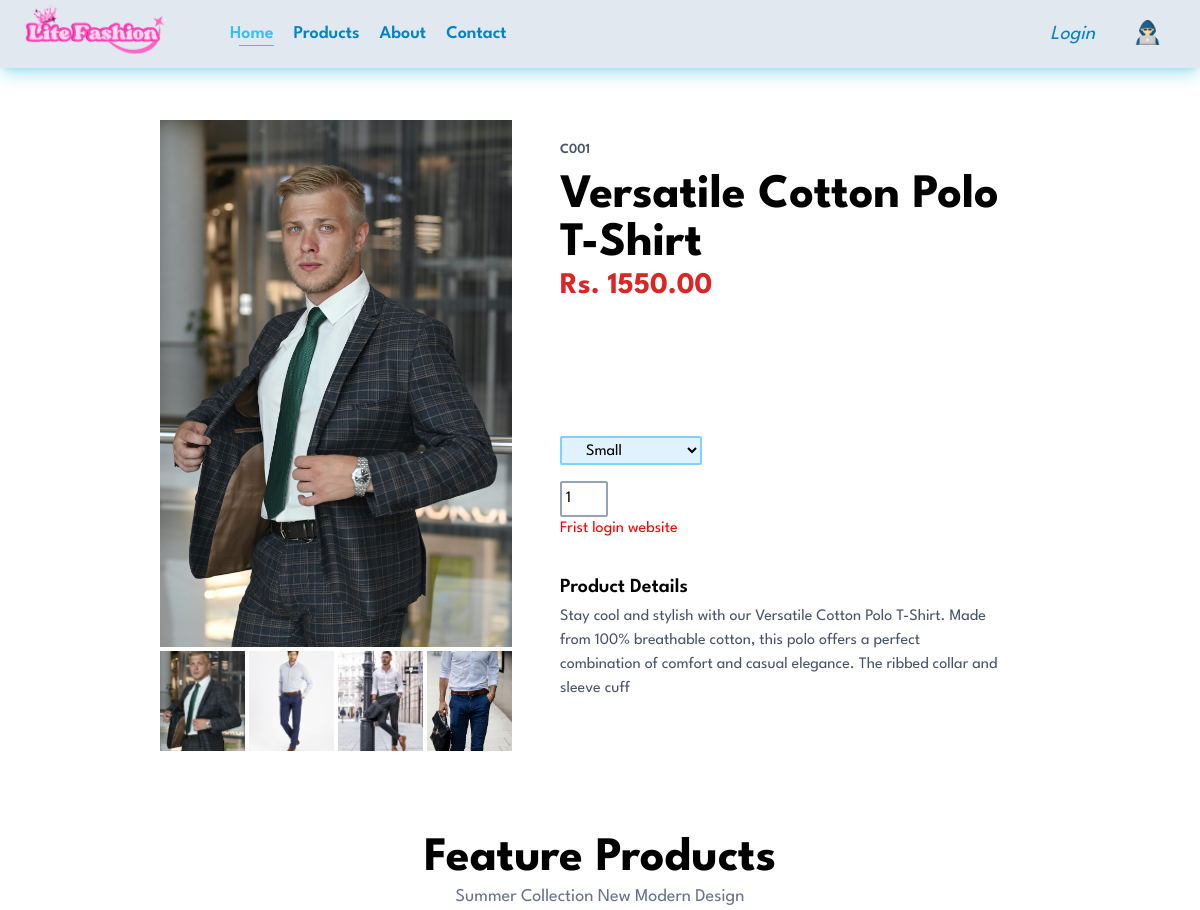
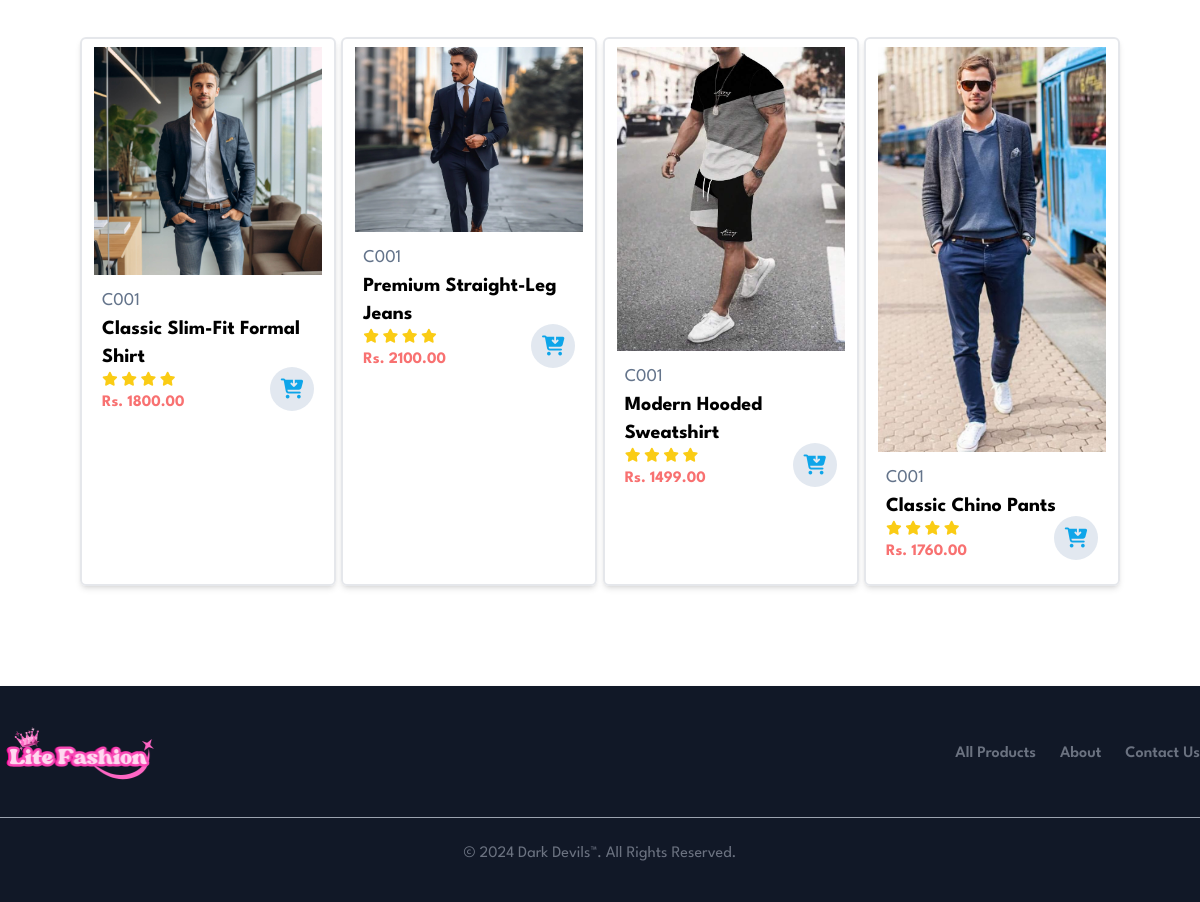
Screenshot of /user/pages/single_product.php?id=P012 with the database file from the repository (2 pictures, top to bottom).
### tables this page shows
CREATE TABLE `clothproduct` (
  `ProductId` varchar(15) NOT NULL,
  `P_name` varchar(75) DEFAULT NULL,
  `P_categoryId` varchar(75) DEFAULT NULL,
  `P_price` decimal(9,2) DEFAULT NULL,
  `P_quantity` int(11) DEFAULT 1,
  `P_image1` varchar(40) DEFAULT 'pImage1.jpg',
  `P_image2` varchar(40) DEFAULT 'pImage2.jpg',
  `P_image3` varchar(40) DEFAULT 'pImage3.jpg',
  `P_image4` varchar(40) DEFAULT 'pImage4.jpg',
  `P_description` varchar(200) DEFAULT NULL,
  `P_small` char(1) DEFAULT NULL,
  `P_medium` char(1) DEFAULT NULL,
  `P_large` char(1) DEFAULT NULL,
  `P_extraLarge` char(1) DEFAULT NULL,
  `P_status` varchar(5) DEFAULT '1'
);

### user/pages/single_product.php (the view, shortened to what this page needs)
<?php
require_once('../includes/config.php');
?>
<?php
if (isset($_GET['id'])) {
  $productID = trim($_GET['id']);
  $singleProduct = $connection->query("select * from clothProduct where P_status=1 and ProductId='$productID'");
  $singleProduct->execute();
  $oneClothData = $singleProduct->fetch(PDO::FETCH_OBJ);
  $reletedCloth = $connection->query("select * from clothProduct where P_status=1 and P_categoryId='$oneClothData->P_categoryId' and ProductId != '$productID' LIMIT 4");
  $reletedCloth->execute();
  $allReletedCloth = $reletedCloth->fetchAll(PDO::FETCH_OBJ);
} else {
}
?>
<!DOCTYPE html>
<html lang="en">
<?php include_once '../includes/header.php' ?>
<body>
  <?php include_once '../includes/navbar.php' ?>
  <section id="product-details" class="py-8 px-40 mt-5 flex">
    <div class="w-[40%] mr-12">
      <img
        src="http://localhost/LiteFashionDarkDevils/admin/uploads/<?php echo $oneClothData->P_image1; ?>"
        width="100%"
        class="mb-1"
        id="main-image" />
      <div class="flex justify-between gap-1">
        <img
          src="http://localhost/LiteFashionDarkDevils/admin/uploads/<?php echo $oneClothData->P_image1; ?>"
          width="100%"
          class="cursor-pointer small-image" />
        <img
          src="http://localhost/LiteFashionDarkDevils/admin/uploads/<?php echo $oneClothData->P_image2; ?>"
          width="100%"
          class="cursor-pointer small-image" />
        <img
          src="http://localhost/LiteFashionDarkDevils/admin/uploads/<?php echo $oneClothData->P_image3; ?>"
          width="100%"
          class="cursor-pointer small-image" />
        <img
          src="http://localhost/LiteFashionDarkDevils/admin/uploads/<?php echo $oneClothData->P_image4; ?>"
          width="100%"
          class="cursor-pointer small-image" />
      </div>
    </div>
    <div class="w-[50%]">
      <p class="text-sm text-slate-600 font-semibold pt-5 pb-3">
        <?php echo ($oneClothData->P_categoryId); ?>
      </p>
      <p class="text-5xl font-bold"><?php echo $oneClothData->P_name; ?></p>
      <h2 class="text-3xl font-bold pb-3 text-red-600">Rs. <?php echo $oneClothData->P_price; ?></h2>
      <form method="POST" id="form-data">
        <input class="form-control" type="hidden" name="P_id" value="<?php echo $oneClothData->ProductId; ?>" required><br>
        <input class="form-control" type="hidden" name="U_id" value="<?php echo ((isset($_SESSION['cus_username'])) ? $_SESSION['cus_Id'] : ''); ?>" required><br>
        <input class="form-control" type="hidden" name="P_name" value="<?php echo $oneClothData->P_name; ?>" required><br>
        <input class="form-control" type="hidden" name="P_price" value="<?php echo $oneClothData->P_price; ?>" required><br>
        <input class="form-control" type="hidden" name="P_image" value="<?php echo $oneClothData->P_image1; ?>" required><br>
        <select name="P_size"
          class="form-control block py-1 px-5 mb-2 bg-sky-100 border-2 border-sky-300 rounded-sm mb-4">
          <?php if ($oneClothData->P_small == 1) : ?>
            <option value="Small">Small</option>
          <?php endif; ?>
        </select>
        <input type="number" name="P_qty" value="<?php echo $oneClothData->P_quantity; ?>"
          class="form-control w-12 focus:outline-none border-slate-400 rounded-sm border-2 p-1 mr-3" required />
        <?php if (isset($_SESSION['cus_username'])) : ?>
          <?php if ($isCartAdded->rowCount() > 0) : ?>
            <button class="btn-insert py-2 px-5 bg-sky-500 text-white rounded-sm" type="submit" name="submit" disabled>Added to Cart</button>
          <?php else : ?>
            <button class="btn-insert py-2 px-5 bg-sky-500 text-white rounded-sm" type="submit" name="submit">Add to Cart</button>
          <?php endif; ?>
        <?php else: ?>
          <h5 style="color: red;">Frist login website</h5>
        <?php endif; ?>
      </form>
      <h2 class="text-xl font-semibold pb-1 mt-8">Product Details</h2>
      <span class="text-slate-600"><?php echo $oneClothData->P_description; ?></span>
    </div>
  </section>
  <section id="feature-products" class="py-8 px-20 mt-5">
    <div class="text-center">
      <h2 class="text-5xl font-bold">Feature Products</h2>
      <p class="text-lg text-slate-500">
        Summer Collection New Modern Design
      </p>
    </div>
    <div class="flex justify-between py-5 flex-wrap">
      <?php foreach ($allReletedCloth as $reletedCloth) : ?>
        <div
          class="w-[23%] min-w-64 py-2 px-3 border-2 rounded-md shadow-md mt-4 mx-0 cursor-pointer hover:shadow-xl"
          onclick="window.location.href='single_product.php?id=<?php echo ($reletedCloth->ProductId); ?>'">
          <img src="http://localhost/LiteFashionDarkDevils/admin/uploads/<?php echo $reletedCloth->P_image1; ?>" alt="" />
          <div class="flex justify-between py-3 relative">
            <div class="px-2">
              <span class="text-lg text-slate-500"><?php echo ($reletedCloth->P_categoryId); ?></span>
              <p class="text-xl font-bold"><?php echo $reletedCloth->P_name; ?></p>
              <div class="text-yellow-400 text-sm">
                <i class="fa-solid fa-star"></i>
                <i class="fa-solid fa-star"></i>
                <i class="fa-solid fa-star"></i>
                <i class="fa-solid fa-star"></i>
              </div>
              <p class="text-red-400 font-bold">Rs. <?php echo $reletedCloth->P_price; ?></p>
            </div>
            <div>
              <a href="#">
                <div
                  class="h-11 w-11 bg-slate-200 rounded-full flex items-center justify-center absolute right-2 bottom-4">
                  <i
                    class="fa-solid fa-cart-arrow-down text-xl text-sky-500"></i>
                </div>
              </a>
            </div>
          </div>
        </div>
      <?Php endforeach;  ?>
    </div>
  </section>
  <?php include_once '../includes/footer.php' ?>
</body>
</html>

### user/layout/css/styles.css (style rules this page uses)
* { margin: 0; padding: 0; box-sizing: border-box; font-family: 'League Spartan', sans-serif; }
.small-image { width: 100%; object-fit: cover; height: 100px; }

### rows the page displays
clothproduct: P_image1 (picture), P_image2 (picture), P_image3 (picture), P_image4 (picture), P_categoryId "C001", P_name "Versatile Cotton Polo T-Shirt", P_price "1550.00", P_size "Small", P_qty "1", P_description "Stay cool and stylish with our Versatile Cotton Polo T-Shirt. Made from 100% breathable cotton, this polo offers a perfect combination of comfort and casual elegance. The ribbed collar and sleeve cuff"
clothproduct: P_image1 (picture), P_categoryId "C001", P_name "Classic Slim-Fit Formal Shirt", P_price "1800.00"
clothproduct: P_image1 (picture), P_categoryId "C001", P_name "Premium Straight-Leg Jeans", P_price "2100.00"
clothproduct: P_image1 (picture), P_categoryId "C001", P_name "Modern Hooded Sweatshirt", P_price "1499.00"
clothproduct: P_image1 (picture), P_categoryId "C001", P_name "Classic Chino Pants", P_price "1760.00"
